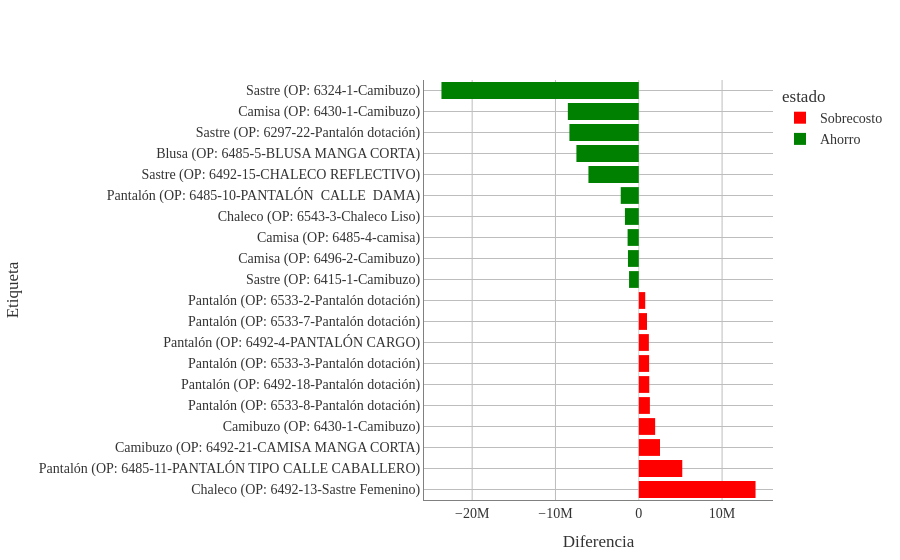

The notebook cell this image was saved under:
### Markdown cell above
### Confección

### Code cell
df_confeccion = df_costos[df_costos['Proceso Producción'] == 'Confección'].copy()

# Sumamos la diferencia por OP para que solo exista una barra por etiqueta
df_consolidado = df_confeccion.groupby(['Categoría', 'OP Det']).agg({
    'Diferencia': 'sum'
}).reset_index()

# Ahora sí calculamos el impacto absoluto sobre el total de la OP
df_consolidado['abs_impacto'] = df_consolidado['Diferencia'].abs()

# Top sobrecosto (mayor impacto positivo)
top_sobrecosto = df_consolidado.nlargest(10, 'Diferencia')
top_ahorro = df_consolidado.nsmallest(10, 'Diferencia')

# Unir ambos
top_impacto = pd.concat([top_sobrecosto, top_ahorro], ignore_index=True)

# Ordenar de mayor a menor Diferencia (rojo arriba, verde abajo)
top_impacto = top_impacto.sort_values(by='Diferencia', ascending=False)

top_impacto['Etiqueta'] = top_impacto['Categoría'] + " (OP: " + top_impacto['OP Det'].astype(str) + ")"

top_impacto['estado'] = top_impacto['Diferencia'].apply(
    lambda x: 'Ahorro' if x < 0 else 'Sobrecosto'
)

fig = px.bar(
    top_impacto,
    x='Diferencia',
    y='Etiqueta',
    orientation='h',
    color='estado',
    color_discrete_map={'Ahorro': 'green', 'Sobrecosto': 'red'},
)

# Esto elimina las líneas negras que dividen los segmentos dentro de la barra
fig.update_traces(marker_line_width=0) 
fig.update_layout(
    # 1. Fondo transparente
    paper_bgcolor='rgba(0,0,0,0)',
    plot_bgcolor='rgba(0,0,0,0)',
    
    # 2. Tipografía Times New Roman
    font=dict(
        family="Times New Roman, Times, serif",
        size=14,
        color="#333333" # Color de letra gris muy oscuro (casi negro)
    ),
    
    # Ajuste opcional de márgenes para que la letra no se corte
    margin=dict(t=80, b=50, l=50, r=50)
)

# 3. Líneas de cuadrícula más oscuras
fig.update_xaxes(
    showgrid=True, 
    gridwidth=1, 
    gridcolor='#bdbdbd', # Un gris más marcado (puedes usar 'gray' si lo quieres aún más oscuro)
    linecolor='gray',    # Línea del eje principal en negro
    zeroline=True,        # Mantener la línea del cero...
    zerolinecolor='#d3d3d3', # ...pero usar un gris mucho más suave (LightGrey)
    zerolinewidth=1
)

fig.update_yaxes(
    showgrid=True, 
    gridwidth=1, 
    gridcolor='#bdbdbd', 
    linecolor='gray'
)

fig.show()

### Figure 1 — Plotly figure (JSON) as saved in the notebook; plotly's stock layout.template omitted (floating-point values rounded to 4 significant figures)
{"data": [{"hovertemplate": "estado=Sobrecosto<br>Diferencia=%{x}<br>Etiqueta=%{y}<extra></extra>", "legendgroup": "Sobrecosto", "marker": {"color": "red", "line": {"width": 0}, "pattern": {"shape": ""}}, "name": "Sobrecosto", "orientation": "h", "showlegend": true, "textposition": "auto", "type": "bar", "x": [14020000.0, 5220000.0, 2550000.0, 1965000.0, 1332000.0, 1260000.0, 1241000.0, 1210000.0, 988100.0, 773600.0], "xaxis": "x", "y": ["Chaleco (OP: 6492-13-Sastre Femenino)", "Pantalón (OP: 6485-11-PANTALÓN TIPO CALLE CABALLERO)", "Camibuzo (OP: 6492-21-CAMISA MANGA CORTA)", "Camibuzo (OP: 6430-1-Camibuzo)", "Pantalón (OP: 6533-8-Pantalón dotación)", "Pantalón (OP: 6492-18-Pantalón dotación)", "Pantalón (OP: 6533-3-Pantalón dotación)", "Pantalón (OP: 6492-4-PANTALÓN CARGO)", "Pantalón (OP: 6533-7-Pantalón dotación)", "Pantalón (OP: 6533-2-Pantalón dotación)"], "yaxis": "y"}, {"hovertemplate": "estado=Ahorro<br>Diferencia=%{x}<br>Etiqueta=%{y}<extra></extra>", "legendgroup": "Ahorro", "marker": {"color": "green", "line": {"width": 0}, "pattern": {"shape": ""}}, "name": "Ahorro", "orientation": "h", "showlegend": true, "textposition": "auto", "type": "bar", "x": [-1169000.0, -1300000.0, -1344000.0, -1663000.0, -2168000.0, -6044000.0, -7488000.0, -8328000.0, -8515000.0, -23690000.0], "xaxis": "x", "y": ["Sastre (OP: 6415-1-Camibuzo)", "Camisa (OP: 6496-2-Camibuzo)", "Camisa (OP: 6485-4-camisa)", "Chaleco (OP: 6543-3-Chaleco Liso)", "Pantalón (OP: 6485-10-PANTALÓN  CALLE  DAMA)", "Sastre (OP: 6492-15-CHALECO REFLECTIVO)", "Blusa (OP: 6485-5-BLUSA MANGA CORTA)", "Sastre (OP: 6297-22-Pantalón dotación)", "Camisa (OP: 6430-1-Camibuzo)", "Sastre (OP: 6324-1-Camibuzo)"], "yaxis": "y"}], "layout": {"barmode": "relative", "font": {"color": "#333333", "family": "Times New Roman, Times, serif", "size": 14}, "legend": {"title": {"text": "estado"}, "tracegroupgap": 0}, "margin": {"b": 50, "l": 50, "r": 50, "t": 80}, "paper_bgcolor": "rgba(0,0,0,0)", "plot_bgcolor": "rgba(0,0,0,0)", "xaxis": {"anchor": "y", "domain": [0, 1], "gridcolor": "#bdbdbd", "gridwidth": 1, "linecolor": "gray", "showgrid": true, "title": {"text": "Diferencia"}, "zeroline": true, "zerolinecolor": "#d3d3d3", "zerolinewidth": 1}, "yaxis": {"anchor": "x", "domain": [0, 1], "gridcolor": "#bdbdbd", "gridwidth": 1, "linecolor": "gray", "showgrid": true, "title": {"text": "Etiqueta"}}}}
